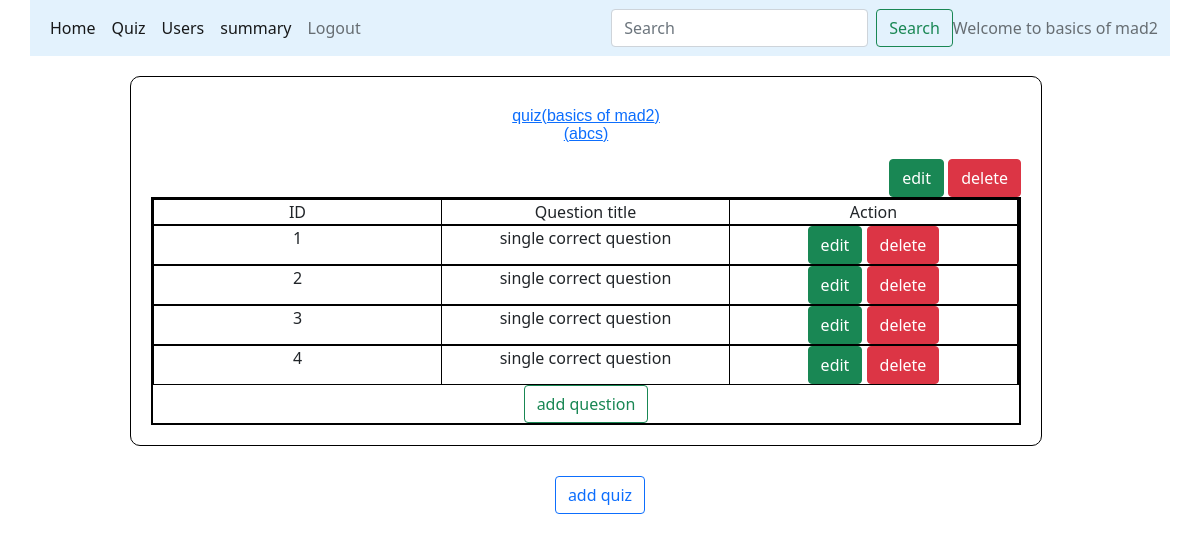
Screenshot of /quiz_management/basics of mad2 with the database file from the repository.
### models/database.py (models this page shows)
class Chapters(db.Model):
    __tablename__="Chapters"
    id=db.Column(db.Integer, primary_key=True, autoincrement=True,unique=True)
    name=db.Column(db.String(100), nullable=False)
    description=db.Column(db.String(100), nullable=False)
    subject_id=db.Column(db.Integer, db.ForeignKey("Subjects.id", ondelete="CASCADE"), nullable=False)
    quiz=db.relationship('Quizzes', backref="Chapters", cascade="all, delete-orphan")

class Quizzes(db.Model):
    __tablename__="Quizzes"
    id=db.Column(db.Integer, primary_key=True, autoincrement=True, unique=True)
    title=db.Column(db.String(100), nullable=False)
    Chapter_id=db.Column(db.Integer, db.ForeignKey('Chapters.id',ondelete="CASCADE"))
    total_score=db.Column(db.Integer, default=100, nullable=False)
    date=db.Column(db.DateTime, nullable=False)
    time_duration=db.Column(db.String(11), nullable=False)
    remark=db.Column(db.String(100))
    status=db.Column(db.String(100),default="Active", nullable=False)
    Question=db.relationship('Questions', backref="Quizzes", cascade="all, delete-orphan")
    Score=db.relationship('Scores', backref='Quizzes', cascade="all, delete-orphan")

class Questions(db.Model):
    __tablename__="Questions"
    id=db.Column(db.Integer, primary_key=True, autoincrement=True, unique=True)
    title=db.Column(db.String(100),nullable=False)
    question=db.Column(db.String(100), nullable=False)
    option1=db.Column(db.String(100), nullable=False)
    option2=db.Column(db.String(100), nullable=False)
    option3=db.Column(db.String(100), nullable=False)
    option4=db.Column(db.String(100), nullable=False)
    answer=db.Column(db.String(100), nullable=False)
    Quiz_id=db.Column(db.Integer, db.ForeignKey('Quizzes.id', ondelete="CASCADE"), nullable=False)
    marks=db.Column(db.Integer, default=10,nullable=False)

### controllers/main.py (the view)
@app.route("/quiz_management/<name>" ,methods=["GET","POST"])
def quiz_management(name):
    quizzes=Quizzes.query.all()
    return render_template("quiz_management.html", name=name,quizzes=quizzes)

### templates/quiz_management.html
{%extends "admin_layout.html"%}
{%block content%}
            {%if quizzes%}
            {%for quiz in quizzes%}
              <div class="small_form">
                <a href="/view_quiz_details/{{name}}/{{quiz.id}}"><h4 class="center">quiz({{quiz.Chapters.name}})<p>({{quiz.title}})</p></h4></a>
                <div style="text-align: right;">
                  <a class="btn btn-success" href="/edit_quiz/{{quiz.id}}/{{name}}" role="button">edit</a>
                  <a class="btn btn-danger" href="/quiz/{{quiz.id}}/{{name}}/delete" role="button">delete</a>
                </div>
                <div class="container text-center">
                  <div class="row">
                    <div class="col">
                      ID
                    </div>
                    <div class="col">
                      Question title
                    </div>
                    <div class="col">
                      Action
                    </div>
                  </div>
                  {%if quiz.Question%}
                  {%for Q in quiz.Question%}
                  <div class="row">
                    <div class="col">
                      {{Q.id}}
                    </div>
                    <div class="col">
                      {{Q.title}}
                    </div>
                    <div class="col">
                      <a class="btn btn-success" href="/edit_question/{{Q.id}}/{{name}}" role="button">edit</a>
                      <a class="btn btn-danger" href="/question/{{Q.id}}/{{name}}/delete" role="button">delete</a>
                    </div>
                  </div>
                  {%endfor%}
                  {%else%}
                  <div class="center">
                    <h5>no question aded yet</h5>
                  </div>
                  {%endif%}
                  <div>
                    <a class="btn btn-outline-success" href="/new_question/{{quiz.id}}/{{name}}" role="button">add question</a>
                  </div>
                </div>
              </div>
              {%endfor%}
              {%else%}
              <div class="center">
                <h4>No quiz added till now</h4>
              </div>
              {%endif%}
              <div style="text-align: center;">
                <a class="btn btn-outline-primary" href="/new_quiz/{{name}}" role="button">add quiz</a>
              </div>
{%endblock%}

### templates/admin_layout.html (shortened to what this page needs)
<!DOCTYPE html>
<html>
<head>
    <link rel="stylesheet" href="\static\main.css">
    <link href="https://cdn.jsdelivr.net/npm/bootstrap@5.0.2/dist/css/bootstrap.min.css" rel="stylesheet">
</head>
<body>
  <div style="width: 95%; margin-left: 30px;">
    <nav class="navbar navbar-expand-lg navbar-light" style="background-color: #e3f2fd;">
      <div class="container-fluid">
        <div class="collapse navbar-collapse" id="navbarText">
          <ul class="navbar-nav me-auto mb-2 mb-lg-0">
            <li class="nav-item">
              <a class="nav-link active" aria-current="page" href="/admin_dashboard/{{name}}">Home</a>
            </li>
            <li class="nav-item">
              <a class="nav-link active" aria-current="page" href="/quiz_management/{{name}}">Quiz</a>
            </li>
            <li class="nav-item">
              <a class="nav-link active" aria-current="page" href="/users/{{name}}">Users</a>
            </li>
            <li class="nav-item">
              <a class="nav-link active" aria-current="page" href="/admin_summary/{{name}}">summary</a>
            </li>
            <li class="nav-item">
              <a class="nav-link" href="/login">Logout</a>
            </li>
          </ul>
          <form class="d-flex" method="POST" action="/search/{{name}}">
            <input class="form-control me-2" type="search" placeholder="Search" aria-label="Search" name="admin_search" id="admin_search">
            <button class="btn btn-outline-success" type="submit">Search</button>
          </form>
          <span class="navbar-text">
            Welcome to {{name}}
          </span>
        </div>
      </div>
    </nav>
    {%block content%}{%endblock%}
  </div>
</body>
</html>

### static/main.css (style rules this page uses)
* { margin: 0px; }
.container { border: 2px solid black; width: 180%; }
.small_form { border: 1px solid black; width: 80%; height: auto; margin-top: 20px; padding: 20px; border-radius: 10px; margin-left: 100px; margin-bottom: 30px; padding-bottom: 20px; }
.row { border: 1px solid black; }
.col { border-right: 1px solid black; }
.center { text-align: center; font: 1em sans-serif; margin-top: 10px; }

### rows the page displays
Chapters: name "basics of mad2"
Quizzes: Chapters.name "basics of mad2", title "abcs"
Questions: id "1", title "single correct question"
Questions: id "2", title "single correct question"
Questions: id "3", title "single correct question"
Questions: id "4", title "single correct question"
